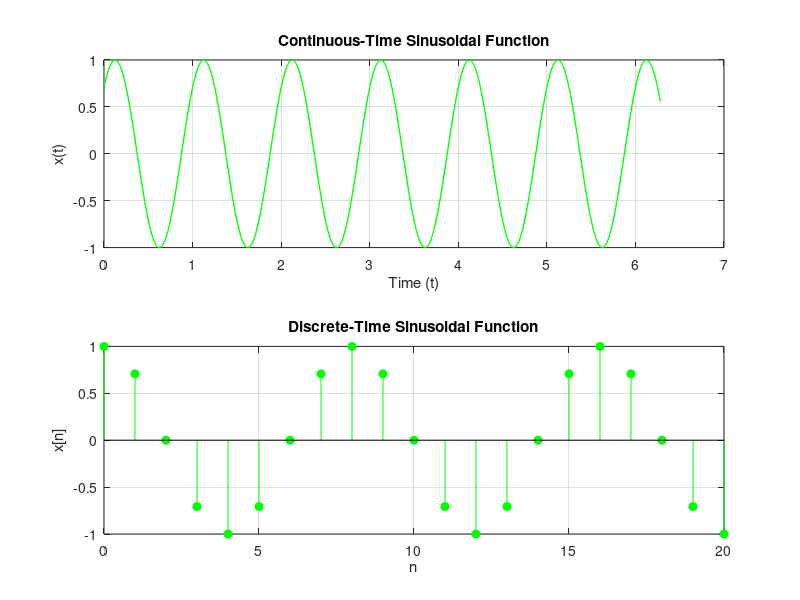

This figure's MATLAB source:
%{
In this code we will be learning to plot Sinusoidal Function
Background :
Sinusoidal functions are periodic functions based on the sine and cosine functions. They are fundamental in signal processing, control systems, and physics (especially wave theory and AC circuits).
General Form:

Continuous Time : x(t)=A·sin(ωt+φ) or x(t)=A·cos(ωt+φ)

Discrete Time : x[n]=A·sin(ωn+φ) or x[n]=A·cos(ωn+φ)

Therefore We need to set the values and plot.

%}

%code

%Continuous Time Sinusoidal Function

t = 0:0.01:2*pi;  % Time vector
A = 1;            % Amplitude
f = 1;            % Frequency in Hz
phi = pi/4;       % Phase in radians

%declare x
x = A * sin(2*pi*f*t + phi);

figure;
subplot(2,1,1);
plot(t, x, 'g', 'LineWidth', 1);
title('Continuous-Time Sinusoidal Function');
xlabel('Time (t)');
ylabel('x(t)');
grid on;

%Discrete Time Sinusoidal Function

n = 0:20;
omega = pi/4;  % Angular frequency
x = cos(omega*n);

subplot(2,1,2);
stem(n, x,'g', 'filled'); % using subplot to plot the discrete function
title('Discrete-Time Sinusoidal Function');
xlabel('n');
ylabel('x[n]');
grid on;


